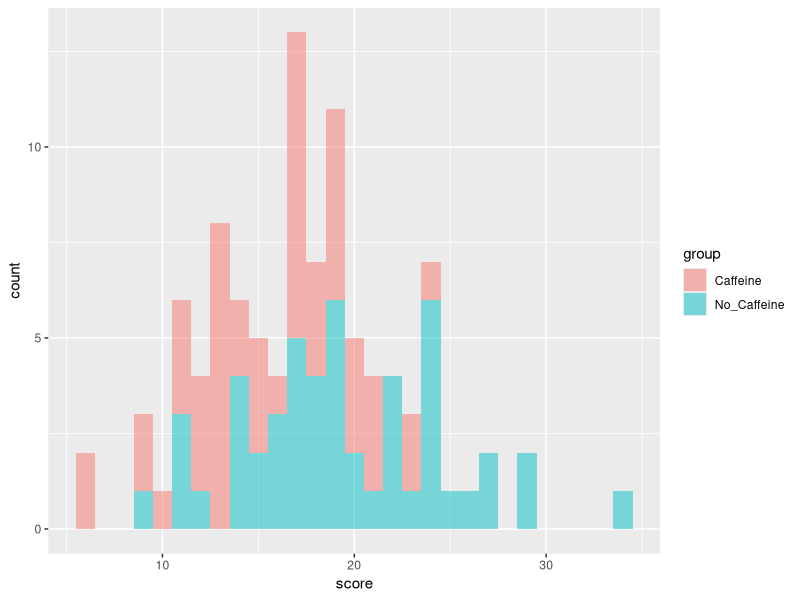
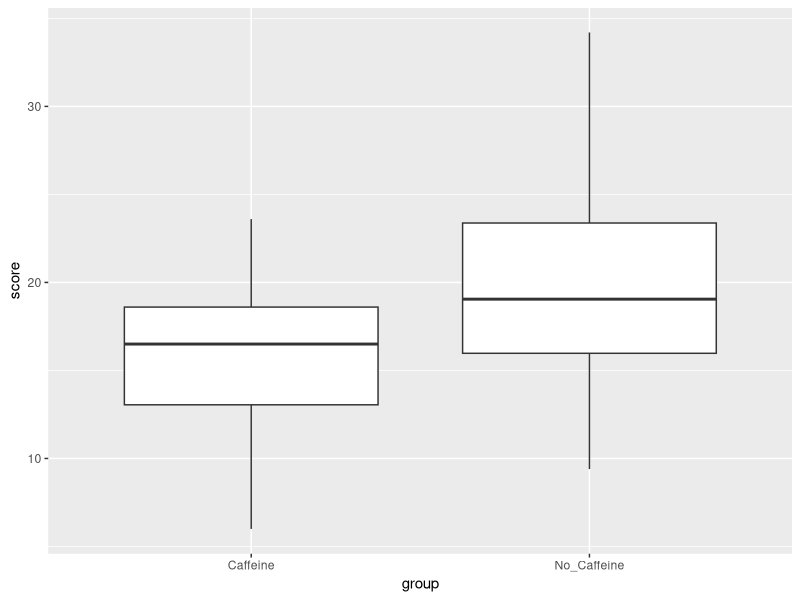
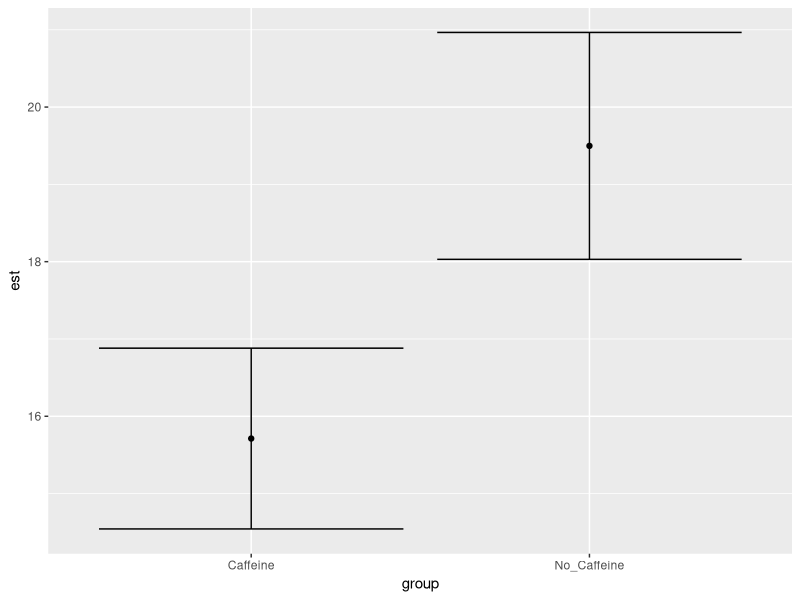

R code for these plots, in order:
## ---- chunk 1
knitr::opts_chunk$set(echo = TRUE)
library(tidyverse)

caff <- read_csv("data/caffeineData.csv")
colnames(caff)[2] <- "score"
## ---- chunk 2
ggplot(caff, aes(x=score, fill=group)) + geom_histogram(binwidth=1,alpha=.5)
## ---- chunk 3
ggplot(caff, aes(x=group,y=score))+geom_boxplot()
## ---- chunk 4
caff %>% group_by(group) %>% summarize(N = n(), est = mean(score), ci=1.96*sd(score)/sqrt(N)) %>% ggplot(aes(x=group,y=est)) + geom_point() + geom_errorbar(aes(ymin=est-ci,ymax=est+ci))
